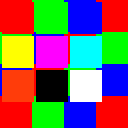

Below is a game level as drawn by its tile map, then a one-line description and the .tmx file that defines it, in full:
An orthogonal 4x4 tile map with 32x32 px tiles, 1 tile layer (Tiles), 2 image layers.

<map version="1.10" orientation="orthogonal" renderorder="right-down" width="4" height="4" tilewidth="32" tileheight="32" infinite="0" nextlayerid="4" nextobjectid="1">
 <tileset firstgid="1" name="test-tileset" tilewidth="32" tileheight="32" spacing="2" margin="2">
  <image source="test-tileset.png" width="104" height="104" />
 </tileset>
 <imagelayer id="1" name="Background" repeatx="1" repeaty="0">
  <image source="test-tileset.png" width="104" height="104" />
 </imagelayer>
 <layer id="2" name="Tiles" width="4" height="4">
  <data encoding="csv">
1,2,3,1,
2,3,1,2,
3,1,2,3,
1,2,3,1
</data>
 </layer>
 <imagelayer id="3" name="Overlay" repeatx="0" repeaty="0">
  <image source="test-tileset.png" width="104" height="104" />
 </imagelayer>
</map>
